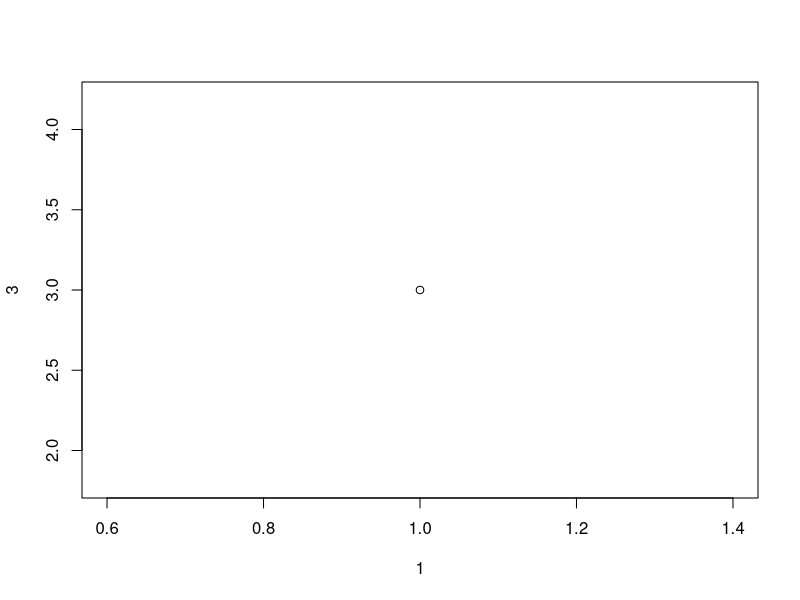
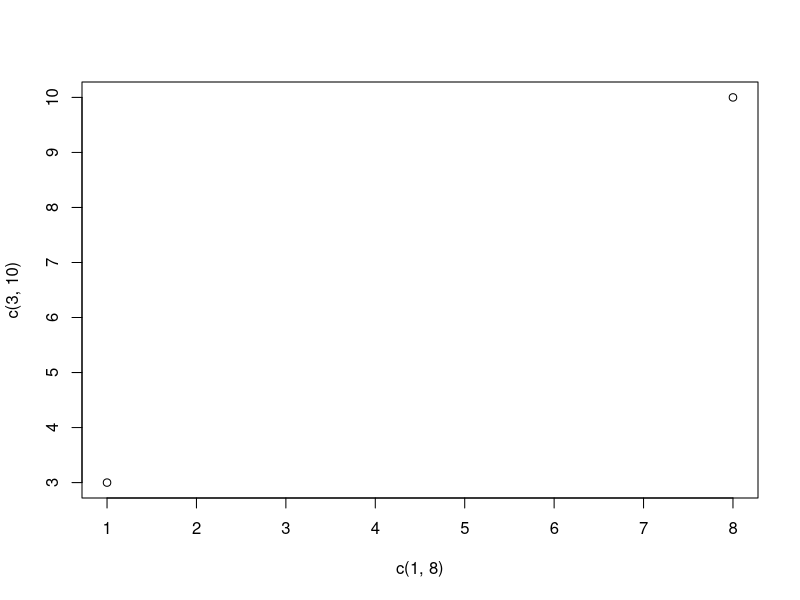
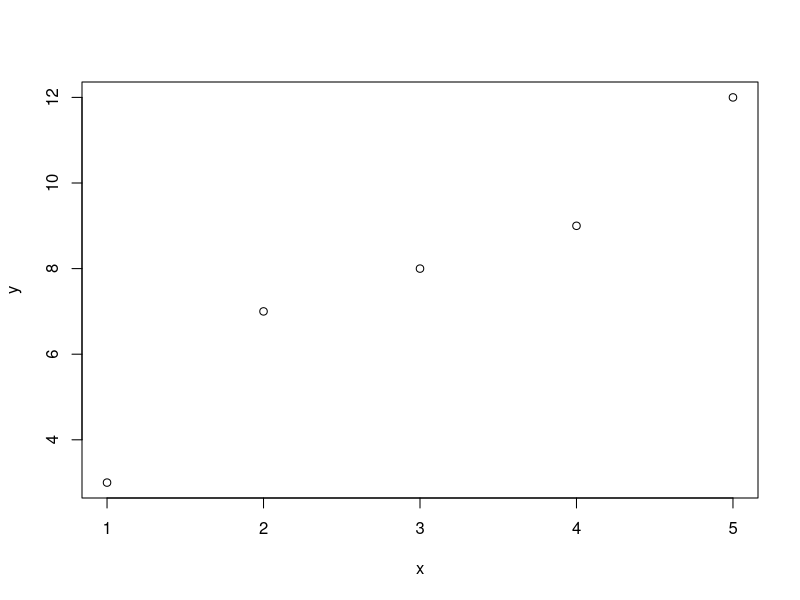
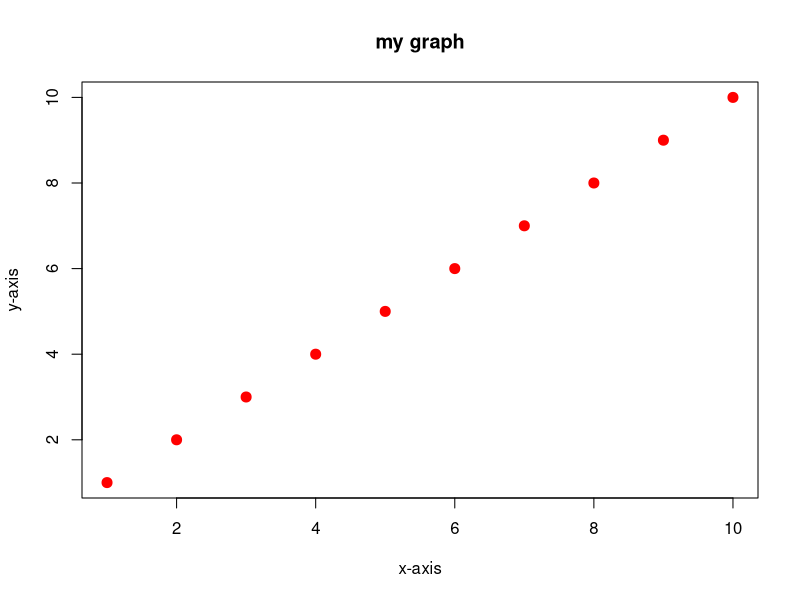
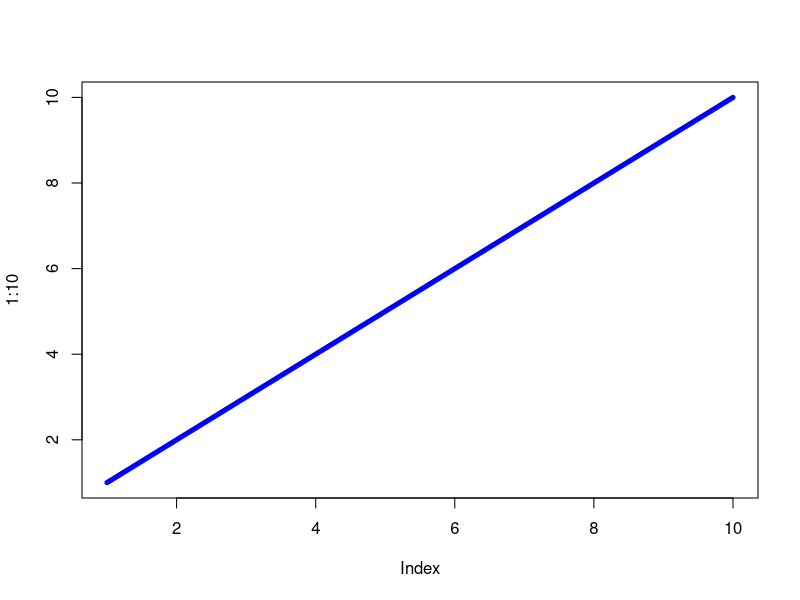
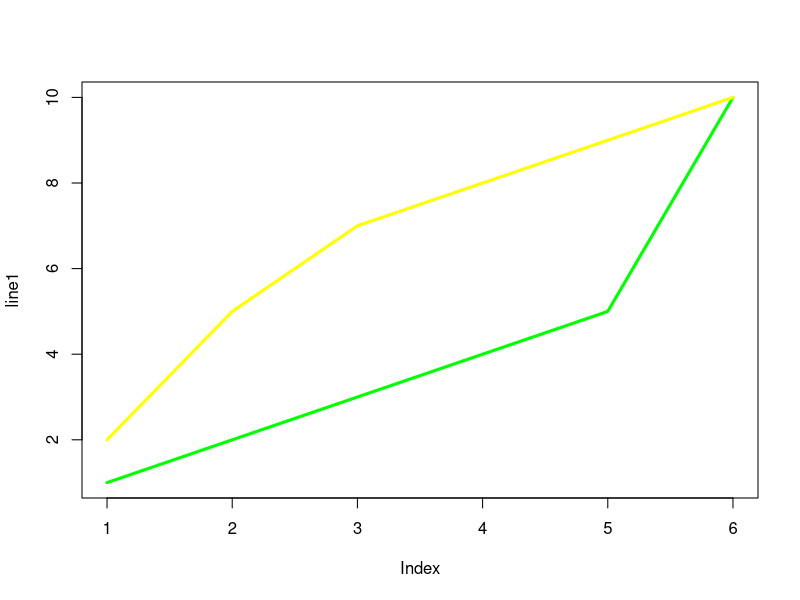
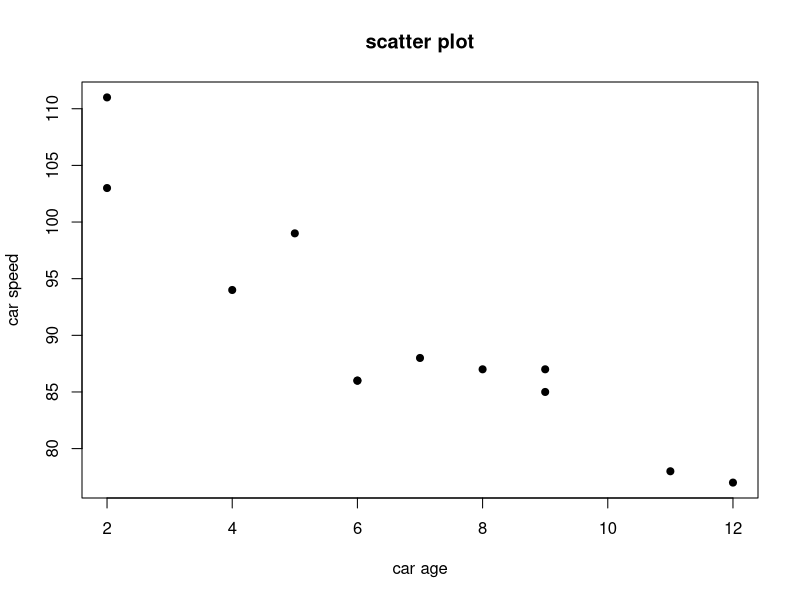
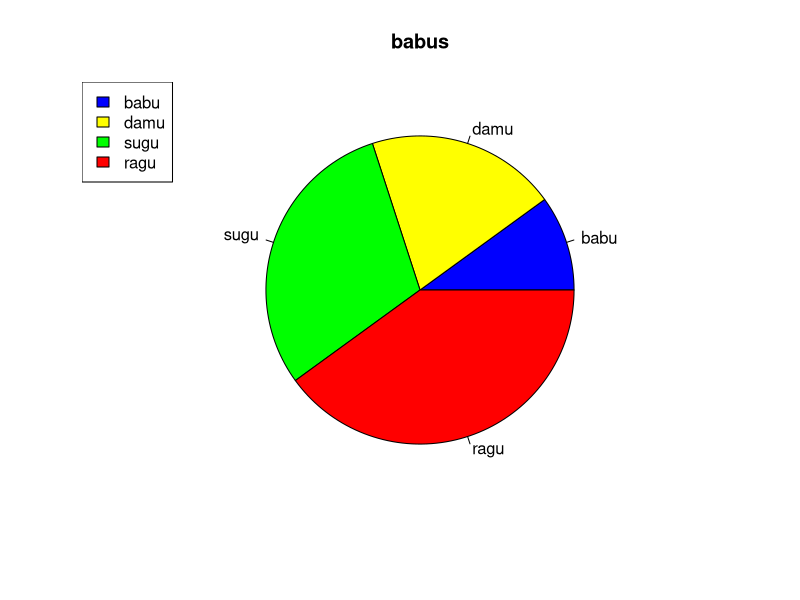

Write the R code that produced these figures, in order.
#simple plot
plot(1,3)
plot(c(1,8),c(3,10))
x<-c(1,2,3,4,5)
y<-c(3,7,8,9,12)
plot(x,y)

#graph
plot(1:10,main="my graph" , xlab="x-axis" ,ylab = "y-axis",col="red",pch=20,cex=2)
plot(1:10,type="l",lwd=5,col='blue')

#multiple line
line1<-c(1,2,3,4,5,10)
line2<-c(2,5,7,8,9,10)
plot(line1,type="l",col="green",lwd=3)
lines(line2,type="l",col="yellow",lwd=3)

#scatter plot
x<-c(5,6,8,7,2,2,9,4,11,12,9,6)
y<-c(99,86,87,88,111,103,87,94,78,77,85,86)
plot(x,y,main="scatter plot",xlab="car age",ylab="car speed",col="black",pch=20,lwd=3)

#pie chart
x<-c(10,20,30,40)
colors<-c("blue","yellow","green","red")
lab<-c('babu','damu','sugu','ragu')
pie(x,labels =lab ,main="babus",col = colors)
legend("topleft",lab,fill = colors,xjust = 4)

#bar chart
x<-c("A","B","C","D")
y<-c(2,4,6,8)
barplot(y,names.arg = x,horiz = TRUE)
barplot(y,names.arg = x)

#histogram
v<-c(9,13,14,12,11,14,19,18,31,23,33,43)
hist(v,xlab="weight",col="yellow",border="blue")

#boxplot
input<-mtcars[,c('mpg','cyl')]
boxplot(mpg~cyl,data=mtcars,xlab="Num cylinder",ylab="miles per gal",main="mileage",col="lightblue")


 





